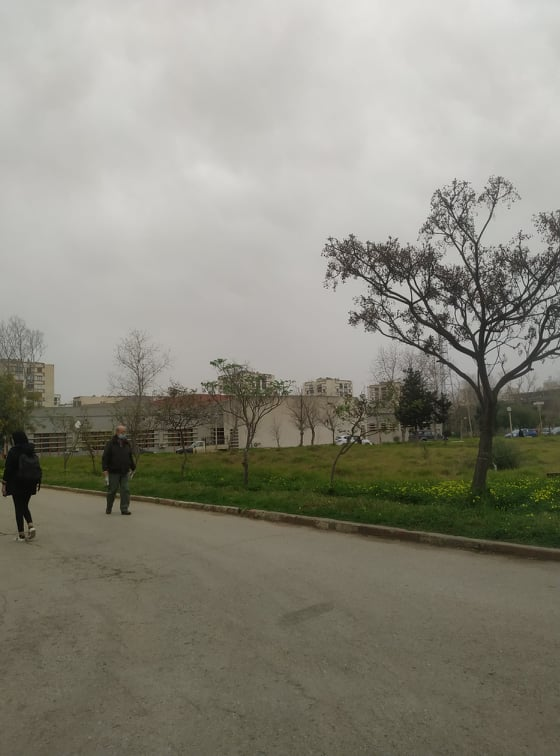
#> input picture M1/vision/TP3/image2.jpg, 560 x 756 px
$ python stitch.py
#> lines starting #> are read from the running program, lines starting #| are printed output that depends on the picture
#reference: https://pylessons.com/OpenCV-image-stiching-continue

import cv2
import numpy as np
#original_image_right
img_r = cv2.imread('image2.jpg')
#> img_r is the input picture: shape (756, 560, 3); mean B, G, R 124.9, 136.9, 138.6
imgr = cv2.cvtColor(img_r,cv2.COLOR_BGR2GRAY)
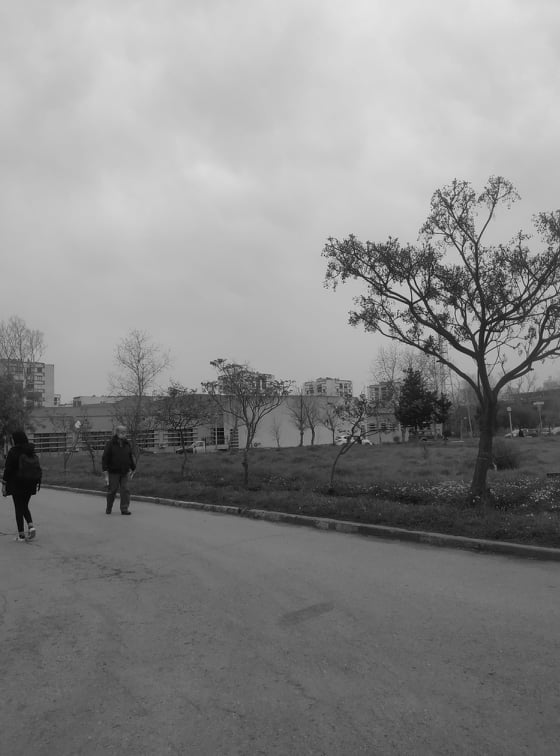
#> imgr: shape (756, 560); min 1, max 228, mean 136.1

#original_image_left
img_l = cv2.imread('original_image_stitched_crop.jpg')
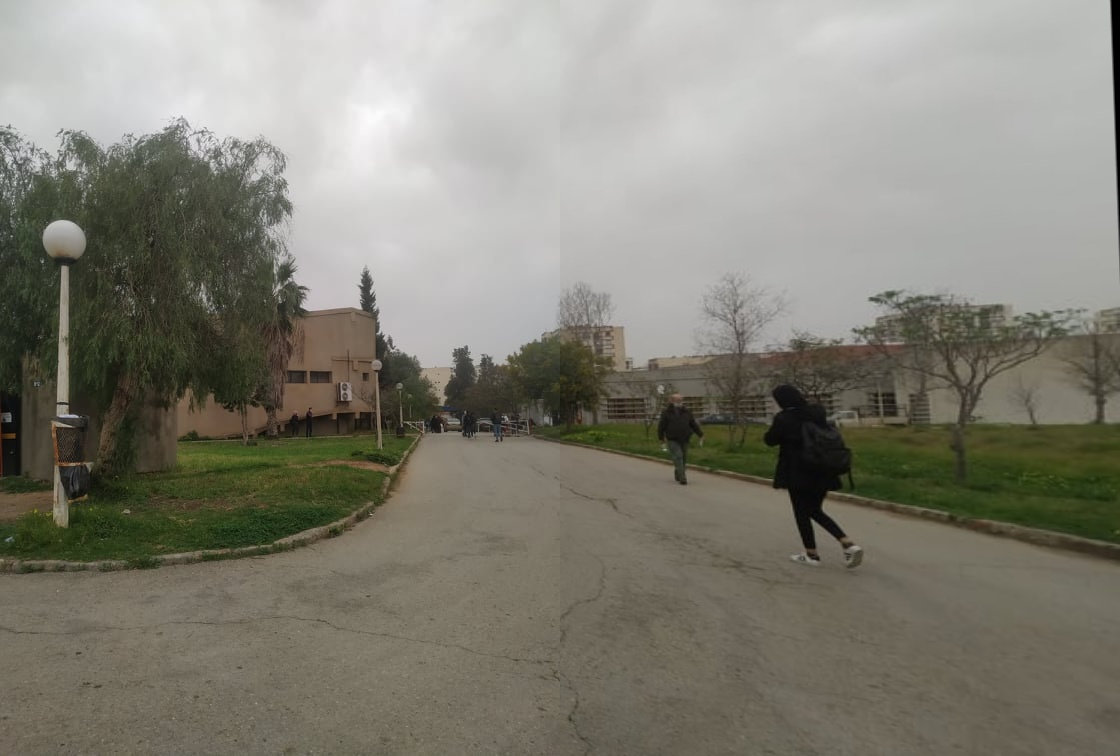
#> input picture M1/vision/TP3/original_image_stitched_crop.jpg, 1120 x 756 px
#> img_l is the input picture: shape (756, 1120, 3); mean B, G, R 118.1, 129, 131
imgl = cv2.cvtColor(img_l,cv2.COLOR_BGR2GRAY)
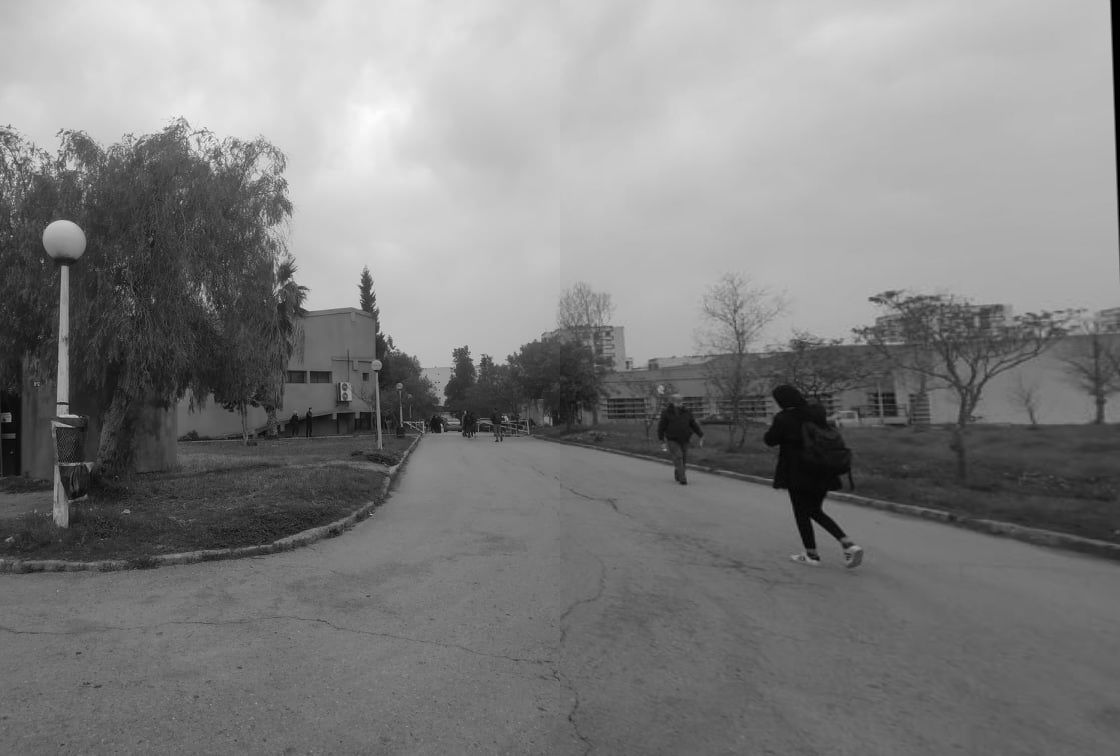
#> imgl: shape (756, 1120); min 0, max 252, mean 128.3


sift = cv2.SIFT_create()
# find key points
kpr, desr = sift.detectAndCompute(imgr,None)
#> kpr = 1175 keypoints; strongest (x, y, size): (487, 328, 2), (486, 333, 2.1), (477, 337, 3.2), (479, 308, 4)
kpl, desl = sift.detectAndCompute(imgl,None)
#> kpl = 1616 keypoints; strongest (x, y, size): (77, 416, 1.9), (366, 282, 9.1), (368, 299, 10.1), (64, 270, 5.9)

cv2.imshow('original_image_left_keypoints',cv2.drawKeypoints(img_l,kpl,None))
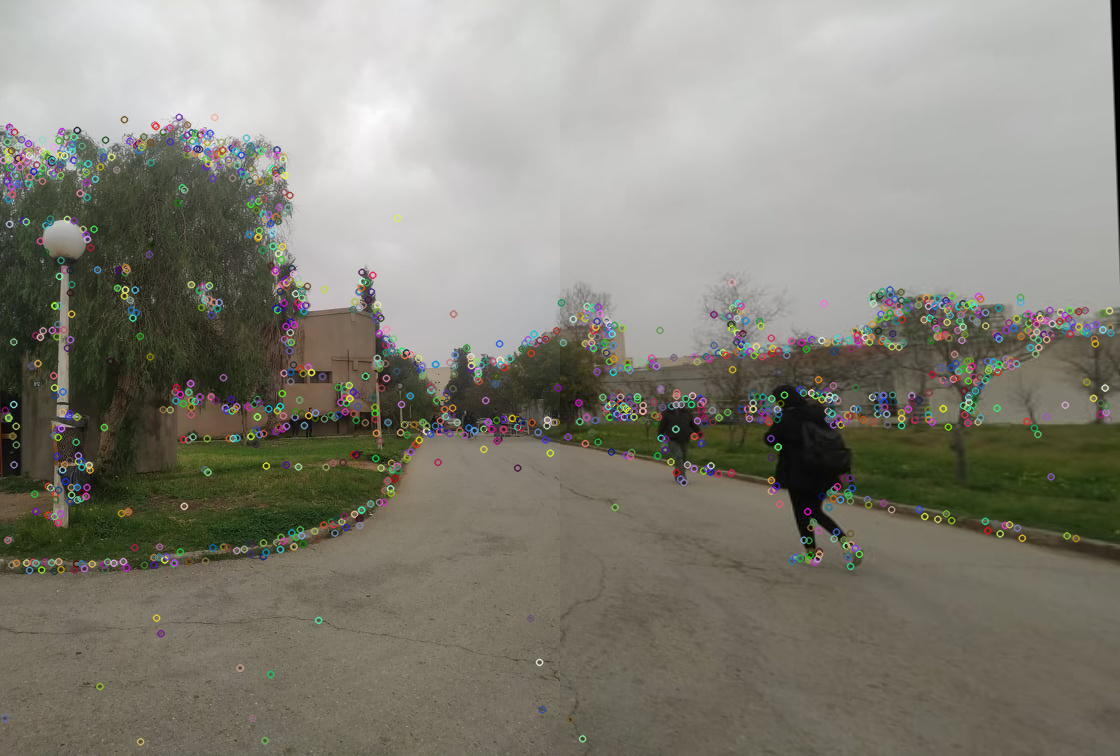
#> window 'original_image_left_keypoints': shape (756, 1120, 3); mean B, G, R 119.5, 130.1, 132
cv2.waitKey(0)

cv2.imshow('original_image_right_keypoints',cv2.drawKeypoints(img_r,kpr,None))
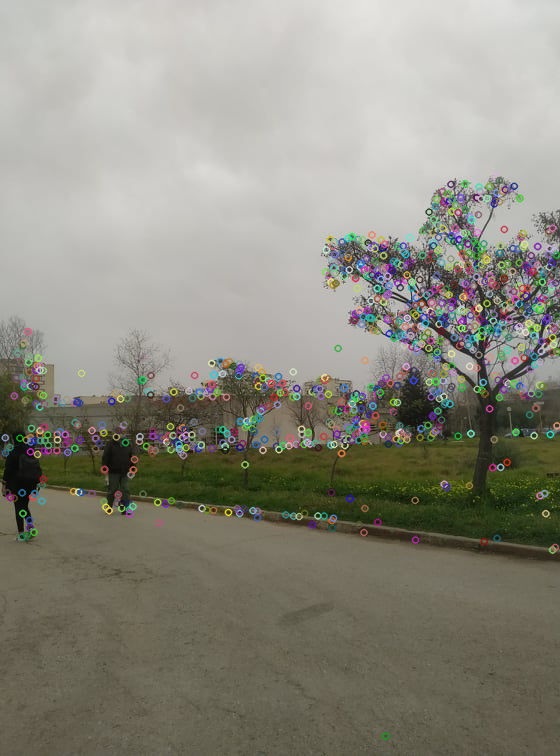
#> window 'original_image_right_keypoints': shape (756, 560, 3); mean B, G, R 126.7, 138.2, 139.7
cv2.waitKey(0)

match = cv2.BFMatcher()
matches = match.knnMatch(desr,desl,k=2)
#> matches = 1175 matches

good = []
for m,n in matches:
    if m.distance < 0.3*n.distance:
        good.append(m)
#> after the loop, good = 3 matches

draw_params = dict(matchColor=(0,255,0),
                       singlePointColor=None,
                       flags=2)

img3 = cv2.drawMatches(img_r,kpr,img_l,kpl,good,None,**draw_params)
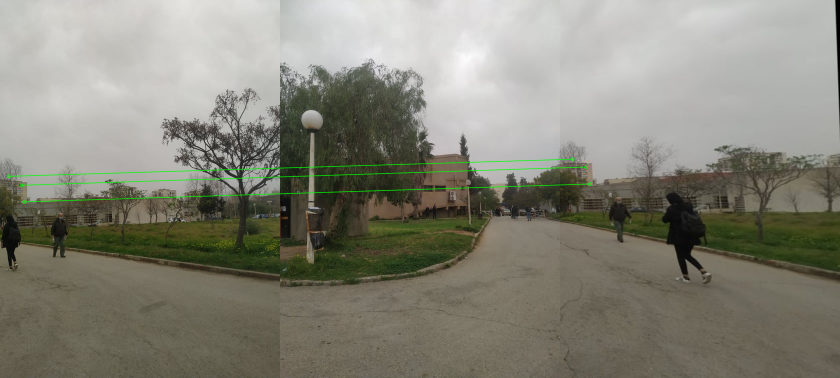
#> img3: shape (756, 1680, 3) (shown at 1/2 size); mean B, G, R 120, 132.2, 133.1
cv2.imshow("Draw Matches Left Right.jpg", img3)
cv2.waitKey(0)

MIN_MATCH_COUNT = 10
if len(good) > MIN_MATCH_COUNT:
    src_pts = np.float32([ kpr[m.queryIdx].pt for m in good ]).reshape(-1,1,2)
    dst_pts = np.float32([ kpl[m.trainIdx].pt for m in good ]).reshape(-1,1,2)

    M, mask = cv2.findHomography(src_pts, dst_pts, cv2.RANSAC, 5.0)

    h,w = imgr.shape
    pts = np.float32([ [0,0],[0,h-1],[w-1,h-1],[w-1,0] ]).reshape(-1,1,2)
    dst = cv2.perspectiveTransform(pts, M)
    imgr = cv2.polylines(imgr,[np.int32(dst)],True,255,3, cv2.LINE_AA)
    cv2.imshow("right_image_overlapping.jpg", imgr)
    cv2.waitKey(0)
else:
    print("Not enought matches are found - %d/%d", (len(good)/MIN_MATCH_COUNT))
#| Not enought matches are found - %d/%d 0.3
print(img_l.shape[1] + img_r.shape[1], img_l.shape[0])
#| 1680 756
#> (the run stopped early here; a loop or call above may not have finished)
